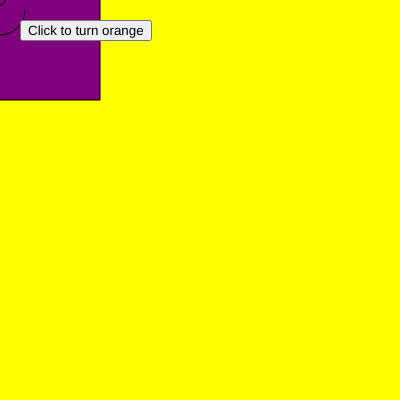
Frame 1 (no input)
Frame 60 (no input): identical to frame 1, image omitted
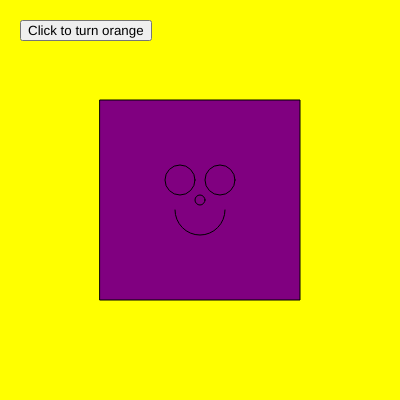
Frame 120 (the mouse pressed at the canvas centre since frame 60)

The p5.js sketch that drew these frames (run headless with seeded random() and noise() and a simulated clock; from frame 60 on, the mouse is pressed at the canvas centre):

// p5.js sketch
// ── sketch.js
var pointX = 0;
var pointY = 0;

var faceColor = "purple";

var faceButton;

function setup() {
  // put setup code here
  createCanvas(400,400);
  pointX = width/2;
  pointY = height/2;

  console.log("pointX" + pointX + "pointY" + pointY);

  faceButton = createButton("Click to turn orange");
  faceButton.position(20,20);
  faceButton.mousePressed(function(){
    //your action goes in here
    //the button mousePressed function is tied to the general mousePressed function
    faceColor = "orange";
  });
}

function draw() {
  // put drawing code here
  background(255);

  //I want to change the background based, split screen vertically
  //width vertically, height horizontally
  if(mouseX < width/2){
    console.log("left hand side");
    background(255);
  }
  if(mouseX > width/2){
    console.log("right hand side");
    background("green");
  }
  if(mouthX = width/2){
    console.log("center head side");
    background("yellow");
  }


  //pointX = 100;
  //pointY = 100;
  pointX = mouseX;
  pointY = mouseY;

  console.log("pointX" + pointX + "pointY" + pointY);

  fill(faceColor);
  rect(pointX-100,pointY-100,200,200);

  ellipse(pointX,pointY, 10,10); //nose

  ellipse(pointX + 20,pointY - 20,30,30); //right eye
  ellipse(pointX - 20,pointY - 20,30,30); //left eye

  arc(pointX,pointY + 10,50,50,0,PI);
  //arc(x,y,width,height,start,end)

} //end of draw


function mousePressed(){
  //faceColor = "red";
}

function mouseReleased(){
  //faceColor = "purple";
}

function keyPressed(){
  console.log("key" + key);
  console.log("keyCode" + keyCode);

  //if statement is true, the execute code inside {}
  // == is oneside equals the other, comparison
  // = means oneside literally equals the other
  //if you press b, then key becomes "b" == "b" which is true
  //key returns a character
  if(key == "b"){
      faceColor = "blue";
  }

  //if you press r, then keyCode becomes 82, 82 == 82 which is true
  //key returns a number
  if(keyCode == 82){
    //82 is r
    faceColor = "red";
  }
}
